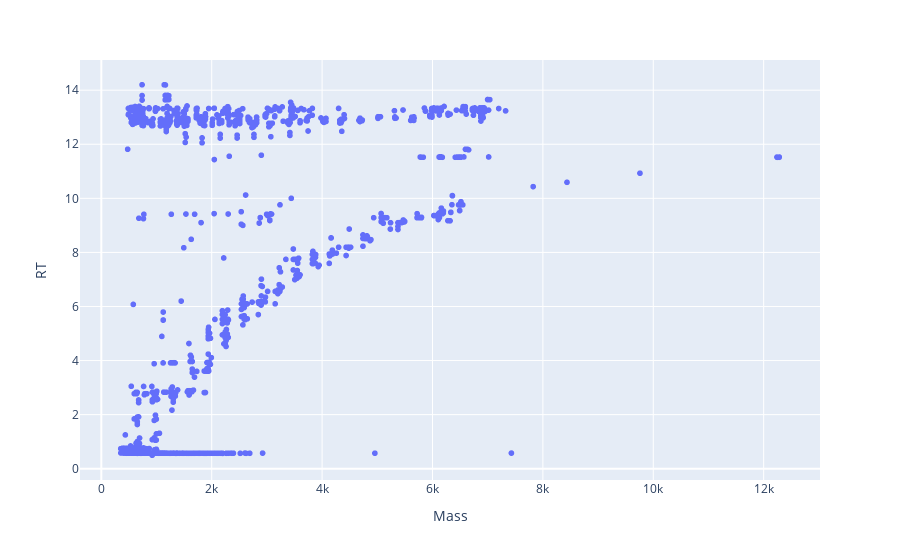

The cell this chart's notebook holds for it:
### Code cell
plotly_zone(df_19)

### Figure 1 — Plotly figure (JSON) as saved in the notebook; plotly's stock layout.template omitted (floating-point values rounded to 4 significant figures; data arrays with more than 128 entries replaced by an {"elided": "..."} marker saying what was removed)
{"data": [{"hovertemplate": "Mass=%{x}<br>RT=%{y}<extra></extra>", "legendgroup": "", "marker": {"color": "#636efa", "symbol": "circle"}, "mode": "markers", "name": "", "showlegend": false, "type": "scattergl", "x": {"elided": "1284 float values"}, "xaxis": "x", "y": {"elided": "1284 float values"}, "yaxis": "y"}], "layout": {"legend": {"tracegroupgap": 0}, "margin": {"t": 60}, "xaxis": {"anchor": "y", "domain": [0, 1], "title": {"text": "Mass"}}, "yaxis": {"anchor": "x", "domain": [0, 1], "title": {"text": "RT"}}}}
